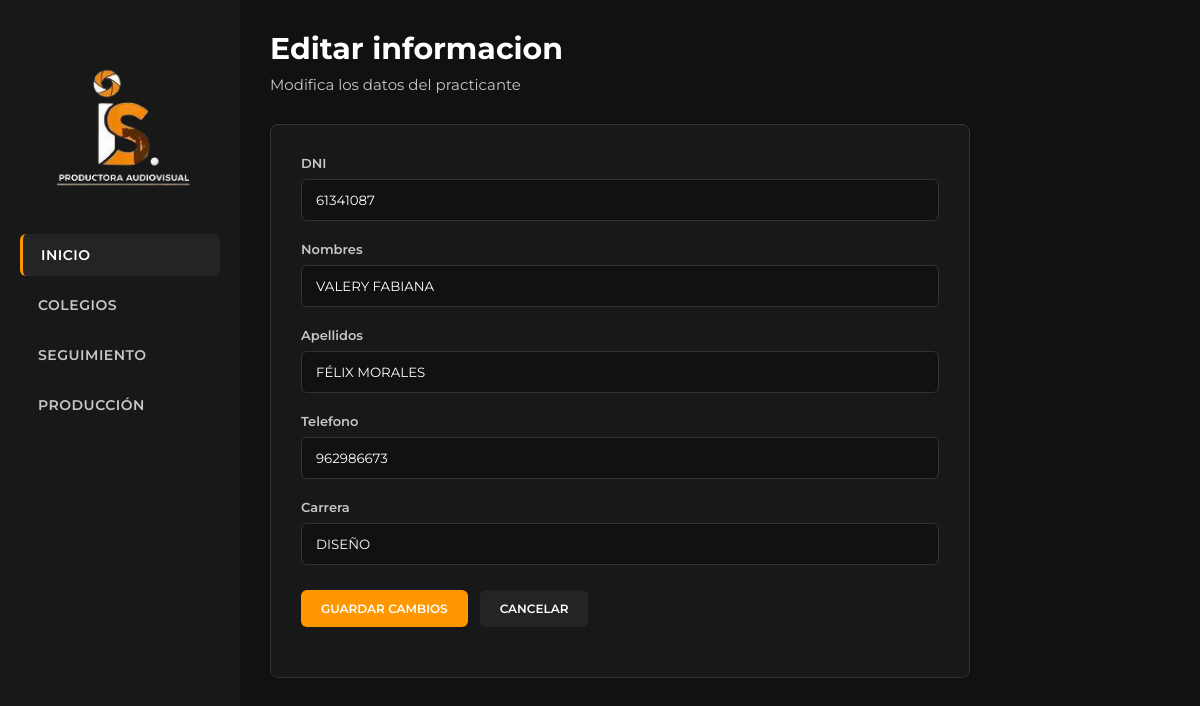
Page /app/views/editar_practicante.php?id=1 on the committed database.
### tables this page shows
CREATE TABLE practicantes (
    id INT AUTO_INCREMENT PRIMARY KEY,
    DNI CHAR(8),
    nombres VARCHAR(100),
    apellidos VARCHAR(100),
    telefono CHAR(9),
    carrera VARCHAR(100)
);

### app/views/editar_practicante.php (the view, shortened to what this page needs)
<?php
require_once "../../config/conexion.php";
$id = (int) $_GET["id"];
$sql = "SELECT * FROM practicantes WHERE id = $id";
$resultado = $conexion->query($sql);
$practicante = $resultado->fetch_assoc();
?>
<!DOCTYPE html>
<html lang="es">
<head>
    <link rel="stylesheet" href="/monitoreo_ishume_2026/public/css/configuracion.css">
    <link rel="stylesheet" href="/monitoreo_ishume_2026/public/css/menu.css">
    <link rel="stylesheet" href="/monitoreo_ishume_2026/public/css/dashboard.css">
    <link rel="stylesheet" href="/monitoreo_ishume_2026/public/css/formulario.css">
</head>
<body>
    <div class="contenedor">
        <?php
        require "menu.php";
        ?>
        <main class="contenido">
            <div class="titulo">
                <h1>Editar informacion</h1>
                <p>Modifica los datos del practicante</p>
            </div>
            <form action="" method="POST" class="formulario">
                <div>
                    <label for="DNI">DNI</label>
                    <input type="text" id="DNI" name="DNI" maxlength="8"
                        value="<?php echo htmlspecialchars($practicante['DNI']); ?>" required>
                </div>
                <div>
                    <label for="nombres">Nombres</label>
                    <input type="text" id="nombres" name="nombres"
                        value="<?php echo htmlspecialchars($practicante['nombres']); ?>" required>
                </div>
                <div>
                    <label for="apellidos">Apellidos</label>
                    <input type="text" id="apellidos" name="apellidos"
                        value="<?php echo htmlspecialchars($practicante['apellidos']); ?>" required>
                </div>
                <div>
                    <label for="telefono">Telefono</label>
                    <input type="text" id="telefono" name="telefono" maxlength="9"
                        value="<?php echo htmlspecialchars($practicante['telefono']); ?>" required>
                </div>
                <div>
                    <label for="carrera">Carrera</label>
                    <input type="text" id="carrera" name="carrera"
                        value="<?php echo htmlspecialchars($practicante['carrera']); ?>" required>
                </div>
                <div class="botones-formulario">
                    <button type="submit" class="btn-guardar">GUARDAR CAMBIOS</button>
                    <a href="detalle_practicante.php?id=<?php echo $id; ?>" class="btn-cancelar">CANCELAR</a>
                </div>
            </form>
        </main>
    </div>
</body>
</html>

### public/css/configuracion.css (style rules this page uses)
* { margin: 0; padding: 0; box-sizing: border-box; }
body { font-family: 'Montserrat', sans-serif; background-color: #111111; color: #FFFFFF; }
a { text-decoration: none; color: inherit; }
button, input, select { font-family: inherit; }
:root { --negro: #111111; --negro-secundario: #181818; --gris: #242424; --gris-borde: #333333; --naranja: #FF9800; --blanco: #FFFFFF; --gris-texto: #C7C7C7; --gris-suave: #777777; --verde: #22C55E; --amarillo: #F59E0B; --rojo: #EF4444; }

### public/css/dashboard.css (style rules this page uses)
.contenedor { display: flex; min-height: 100vh; }
.contenido { flex: 1; padding: 30px; background-color: var(--negro); }
.titulo { margin-bottom: 30px; }
.titulo h1 { font-size: 30px; color: var(--blanco); margin-bottom: 8px; }
.titulo p { color: var(--gris-texto); font-size: 15px; }

### public/css/formulario.css (style rules this page uses)
.formulario { width: 100%; max-width: 700px; background-color: var(--negro-secundario); border: 1px solid var(--gris-borde); border-radius: 8px; padding: 30px; }
.formulario div { margin-bottom: 20px; }
.formulario label { display: block; color: var(--gris-texto); font-size: 13px; font-weight: 600; margin-bottom: 8px; }
.formulario input { width: 100%; padding: 12px 14px; background-color: var(--negro); color: var(--blanco); border: 1px solid var(--gris-borde); border-radius: 6px; outline: none; }
.botones-formulario { display: flex; gap: 12px; margin-top: 25px; }
.btn-guardar { background-color: var(--naranja); color: var(--blanco); border: none; padding: 11px 20px; border-radius: 6px; font-size: 12px; font-weight: 600; cursor: pointer; }
.btn-cancelar { background-color: var(--gris); color: var(--blanco); padding: 11px 20px; border-radius: 6px; font-size: 12px; font-weight: 600; }

### rows in the picture
practicantes: DNI "61341087", nombres "VALERY FABIANA", apellidos "FÉLIX MORALES", telefono "962986673", carrera "DISEÑO"
